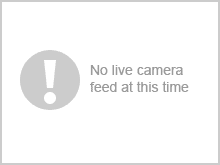
#> input picture python files/TrafficAnalyzer/traffic/images/GP CCTV N1 011.jpg, 220 x 165 px; its folder holds only this picture in this run
$ python imageFlipper.py --images ../../../../TrafficAnalyzer/traffic/images
#> lines starting #> are read from the running program, lines starting #| are printed output that depends on the picture
# import the necessary packages
import string
import random
import argparse
import cv2
from os import listdir
from os.path import isfile, join
import numpy
# initialize the list of reference points and boolean indicating
# whether cropping is being performed or not
refPt = []
cropping = False
blackBox=[]

def name_generator(size=10, chars=string.ascii_letters + string.digits):
    return ''.join(random.choice(chars) for _ in range(size))

# construct the argument parser and parse the arguments
ap = argparse.ArgumentParser()
ap.add_argument("-i", "--images", required=True, help="Path to the images folder")
args = vars(ap.parse_args())

# load the image, clone it, and setup the mouse callback function
image = None
clone = None
cv2.namedWindow("image")

mypath=args["images"]
onlyfiles = [ f for f in listdir(mypath) if isfile(join(mypath,f)) ]
images = numpy.empty(len(onlyfiles), dtype=object)
for n in range(0, len(onlyfiles)):
    try:
        images[n] = cv2.imread( join(mypath,onlyfiles[n]) )
        image=images[n]
#> image is the input picture: shape (165, 220, 3); min 155, max 255, mean 247.6
        clone=image.copy()

        flipped=cv2.flip(clone,1)
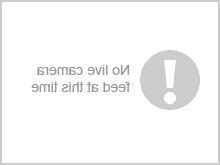
#> flipped: shape (165, 220, 3); min 155, max 255, mean 247.6
        cv2.imwrite(join(mypath,onlyfiles[n])+"-f.jpg", flipped)
    except:
        pass

# close all open windows
cv2.destroyAllWindows()
